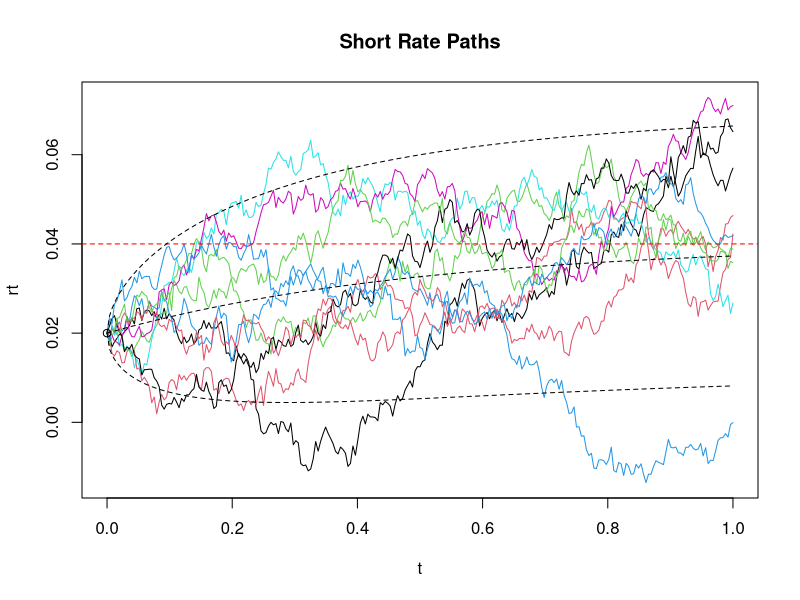

Write R code to recreate this figure.
r0 <- 0.02     # initial interest rate
theta <- 0.04  # mean interest rate
k <- 2         # speed of mean reversion kappa
beta <- 0.03   # volatility parameter

n <- 10
T <- 1
m <- T * 252
dt <- T / m

r <- matrix(rep(0, (m + 1) * n), ncol = n)
r[1, ] <- r0

for (j in 1:n) {
  for (i in 2:(m + 1)) {
    dr <-  k * (theta - r[i - 1, j]) * dt + beta * sqrt(dt) * rnorm(1)
    r[i, j] <- r[i -1, j] + dr
  }
}

t <- seq(0, T, dt)
matplot(t, r[, 1:10], type = "l", lty = 1,
        main = "Short Rate Paths", ylab = "rt")
abline(h = theta, col = "red", lty = 2)
points(0, r0)

rT.expected <- theta + (r0 - theta) * exp(-k * t)
rT.stdev <- sqrt(beta^2 / (2 * k) * (1 - exp(-2 * k * t)))
lines(t, rT.expected, lty = 2)
lines(t, rT.expected + 1.96 * rT.stdev, lty = 2)
lines(t, rT.expected - 1.96 * rT.stdev, lty = 2)
